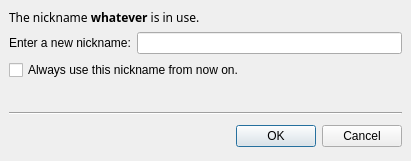
<ui version="4.0" >
 <author></author>
 <comment></comment>
 <exportmacro></exportmacro>
 <class>NickInUseDialog</class>
 <widget class="QDialog" name="NickInUseDialog" >
  <property name="geometry" >
   <rect>
    <x>0</x>
    <y>0</y>
    <width>411</width>
    <height>161</height>
   </rect>
  </property>
  <property name="windowTitle" >
   <string>Nickname in use</string>
  </property>
  <layout class="QVBoxLayout" >
   <property name="margin" >
    <number>9</number>
   </property>
   <property name="spacing" >
    <number>6</number>
   </property>
   <item>
    <widget class="QLabel" name="nickLabel" >
     <property name="text" >
      <string>&lt;html>&lt;head>&lt;meta name="qrichtext" content="1" />&lt;/head>&lt;body style=" white-space: pre-wrap; font-family:Sans Serif; font-size:9pt; font-weight:400; font-style:normal; text-decoration:none;">&lt;p style=" margin-top:0px; margin-bottom:0px; margin-left:0px; margin-right:0px; -qt-block-indent:0; text-indent:0px;">The nickname &lt;span style=" font-weight:600;">whatever&lt;/span> is in use.&lt;/p>&lt;/body>&lt;/html></string>
     </property>
     <property name="textFormat" >
      <enum>Qt::RichText</enum>
     </property>
    </widget>
   </item>
   <item>
    <layout class="QHBoxLayout" >
     <property name="margin" >
      <number>0</number>
     </property>
     <property name="spacing" >
      <number>6</number>
     </property>
     <item>
      <widget class="QLabel" name="label_2" >
       <property name="text" >
        <string>Enter a new nickname:</string>
       </property>
       <property name="textFormat" >
        <enum>Qt::RichText</enum>
       </property>
      </widget>
     </item>
     <item>
      <widget class="QLineEdit" name="newNickBox" />
     </item>
    </layout>
   </item>
   <item>
    <widget class="QCheckBox" name="alwaysUseBox" >
     <property name="text" >
      <string>Always use this nickname from now on.</string>
     </property>
    </widget>
   </item>
   <item>
    <spacer>
     <property name="orientation" >
      <enum>Qt::Vertical</enum>
     </property>
     <property name="sizeHint" >
      <size>
       <width>20</width>
       <height>41</height>
      </size>
     </property>
    </spacer>
   </item>
   <item>
    <widget class="Line" name="line" >
     <property name="orientation" >
      <enum>Qt::Horizontal</enum>
     </property>
    </widget>
   </item>
   <item>
    <layout class="QHBoxLayout" >
     <property name="margin" >
      <number>0</number>
     </property>
     <property name="spacing" >
      <number>6</number>
     </property>
     <item>
      <spacer>
       <property name="orientation" >
        <enum>Qt::Horizontal</enum>
       </property>
       <property name="sizeHint" >
        <size>
         <width>131</width>
         <height>31</height>
        </size>
       </property>
      </spacer>
     </item>
     <item>
      <widget class="QPushButton" name="okButton" >
       <property name="text" >
        <string>OK</string>
       </property>
      </widget>
     </item>
     <item>
      <widget class="QPushButton" name="cancelButton" >
       <property name="text" >
        <string>Cancel</string>
       </property>
      </widget>
     </item>
    </layout>
   </item>
  </layout>
 </widget>
 <pixmapfunction></pixmapfunction>
 <resources/>
 <connections>
  <connection>
   <sender>okButton</sender>
   <signal>clicked()</signal>
   <receiver>NickInUseDialog</receiver>
   <slot>accept()</slot>
   <hints>
    <hint type="sourcelabel" >
     <x>278</x>
     <y>253</y>
    </hint>
    <hint type="destinationlabel" >
     <x>96</x>
     <y>254</y>
    </hint>
   </hints>
  </connection>
  <connection>
   <sender>cancelButton</sender>
   <signal>clicked()</signal>
   <receiver>NickInUseDialog</receiver>
   <slot>reject()</slot>
   <hints>
    <hint type="sourcelabel" >
     <x>369</x>
     <y>253</y>
    </hint>
    <hint type="destinationlabel" >
     <x>179</x>
     <y>282</y>
    </hint>
   </hints>
  </connection>
 </connections>
</ui>
